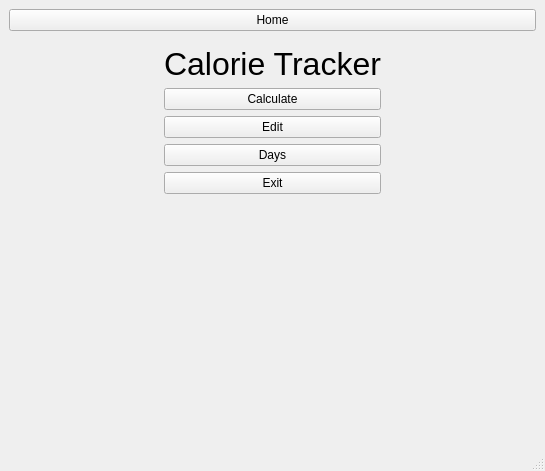
<?xml version="1.0" encoding="UTF-8"?>
<ui version="4.0">
 <class>MainWindow</class>
 <widget class="QMainWindow" name="MainWindow">
  <property name="geometry">
   <rect>
    <x>0</x>
    <y>0</y>
    <width>545</width>
    <height>471</height>
   </rect>
  </property>
  <property name="windowTitle">
   <string>MainWindow</string>
  </property>
  <widget class="QWidget" name="centralwidget">
   <layout class="QGridLayout" name="gridLayout_3">
    <item row="0" column="0">
     <widget class="QPushButton" name="B_home">
      <property name="text">
       <string>Home</string>
      </property>
     </widget>
    </item>
    <item row="1" column="0">
     <widget class="QStackedWidget" name="stackedWidget">
      <property name="currentIndex">
       <number>0</number>
      </property>
      <widget class="QWidget" name="p1">
       <layout class="QGridLayout" name="gridLayout_4">
        <item row="0" column="0">
         <layout class="QGridLayout" name="gridLayout_8">
          <item row="4" column="1">
           <widget class="QPushButton" name="B_exit">
            <property name="text">
             <string>Exit</string>
            </property>
           </widget>
          </item>
          <item row="0" column="2">
           <spacer name="horizontalSpacer_3">
            <property name="orientation">
             <enum>Qt::Orientation::Horizontal</enum>
            </property>
            <property name="sizeHint" stdset="0">
             <size>
              <width>40</width>
              <height>20</height>
             </size>
            </property>
           </spacer>
          </item>
          <item row="5" column="1">
           <spacer name="verticalSpacer_6">
            <property name="orientation">
             <enum>Qt::Orientation::Vertical</enum>
            </property>
            <property name="sizeHint" stdset="0">
             <size>
              <width>20</width>
              <height>40</height>
             </size>
            </property>
           </spacer>
          </item>
          <item row="0" column="0">
           <spacer name="horizontalSpacer_2">
            <property name="orientation">
             <enum>Qt::Orientation::Horizontal</enum>
            </property>
            <property name="sizeHint" stdset="0">
             <size>
              <width>40</width>
              <height>20</height>
             </size>
            </property>
           </spacer>
          </item>
          <item row="2" column="1">
           <widget class="QPushButton" name="B_edit">
            <property name="text">
             <string>Edit</string>
            </property>
           </widget>
          </item>
          <item row="0" column="1">
           <widget class="QLabel" name="Title">
            <property name="font">
             <font>
              <pointsize>24</pointsize>
             </font>
            </property>
            <property name="text">
             <string>Calorie Tracker</string>
            </property>
           </widget>
          </item>
          <item row="3" column="1">
           <widget class="QPushButton" name="B_days">
            <property name="text">
             <string>Days</string>
            </property>
           </widget>
          </item>
          <item row="1" column="1">
           <widget class="QPushButton" name="B_calculate">
            <property name="text">
             <string>Calculate</string>
            </property>
           </widget>
          </item>
         </layout>
        </item>
       </layout>
      </widget>
      <widget class="QWidget" name="p2">
       <layout class="QGridLayout" name="gridLayout_6">
        <item row="0" column="0">
         <widget class="QListView" name="calcMenuList"/>
        </item>
        <item row="0" column="1">
         <layout class="QGridLayout" name="gridLayout_5">
          <item row="1" column="1">
           <widget class="QLabel" name="caloriesTotalText">
            <property name="text">
             <string>TextLabel</string>
            </property>
           </widget>
          </item>
          <item row="1" column="0">
           <widget class="QPushButton" name="pushButtonAdd">
            <property name="text">
             <string>Add</string>
            </property>
           </widget>
          </item>
          <item row="2" column="0">
           <widget class="QPushButton" name="pushButtonSubtract">
            <property name="text">
             <string>Subtract</string>
            </property>
           </widget>
          </item>
          <item row="3" column="0">
           <spacer name="verticalSpacer_3">
            <property name="orientation">
             <enum>Qt::Orientation::Vertical</enum>
            </property>
            <property name="sizeHint" stdset="0">
             <size>
              <width>20</width>
              <height>40</height>
             </size>
            </property>
           </spacer>
          </item>
          <item row="0" column="0">
           <spacer name="verticalSpacer_5">
            <property name="orientation">
             <enum>Qt::Orientation::Vertical</enum>
            </property>
            <property name="sizeHint" stdset="0">
             <size>
              <width>20</width>
              <height>40</height>
             </size>
            </property>
           </spacer>
          </item>
          <item row="1" column="2">
           <spacer name="horizontalSpacer">
            <property name="orientation">
             <enum>Qt::Orientation::Horizontal</enum>
            </property>
            <property name="sizeHint" stdset="0">
             <size>
              <width>40</width>
              <height>20</height>
             </size>
            </property>
           </spacer>
          </item>
         </layout>
        </item>
       </layout>
      </widget>
      <widget class="QWidget" name="p3">
       <layout class="QGridLayout" name="gridLayout_7">
        <item row="0" column="0">
         <widget class="QListView" name="editMenuList"/>
        </item>
        <item row="0" column="2">
         <layout class="QGridLayout" name="gridLayout">
          <item row="1" column="1">
           <widget class="QPushButton" name="pushButtonSave">
            <property name="text">
             <string>Add</string>
            </property>
           </widget>
          </item>
          <item row="4" column="1">
           <spacer name="verticalSpacer_4">
            <property name="orientation">
             <enum>Qt::Orientation::Vertical</enum>
            </property>
            <property name="sizeHint" stdset="0">
             <size>
              <width>20</width>
              <height>40</height>
             </size>
            </property>
           </spacer>
          </item>
          <item row="1" column="2">
           <widget class="QLineEdit" name="lineEditCalories"/>
          </item>
          <item row="5" column="1">
           <spacer name="verticalSpacer">
            <property name="orientation">
             <enum>Qt::Orientation::Vertical</enum>
            </property>
            <property name="sizeHint" stdset="0">
             <size>
              <width>20</width>
              <height>40</height>
             </size>
            </property>
           </spacer>
          </item>
          <item row="3" column="1">
           <widget class="QPushButton" name="pushButtonRemove">
            <property name="text">
             <string>Remove</string>
            </property>
           </widget>
          </item>
          <item row="1" column="0">
           <widget class="QLineEdit" name="lineEditName"/>
          </item>
          <item row="0" column="1">
           <spacer name="verticalSpacer_2">
            <property name="orientation">
             <enum>Qt::Orientation::Vertical</enum>
            </property>
            <property name="sizeHint" stdset="0">
             <size>
              <width>20</width>
              <height>40</height>
             </size>
            </property>
           </spacer>
          </item>
         </layout>
        </item>
       </layout>
      </widget>
      <widget class="QWidget" name="p4">
       <layout class="QGridLayout" name="gridLayout_10">
        <item row="0" column="1">
         <layout class="QGridLayout" name="gridLayout_9">
          <item row="2" column="2">
           <widget class="QLineEdit" name="lineEditDailyCalories"/>
          </item>
          <item row="0" column="1">
           <spacer name="verticalSpacer_9">
            <property name="orientation">
             <enum>Qt::Orientation::Vertical</enum>
            </property>
            <property name="sizeHint" stdset="0">
             <size>
              <width>20</width>
              <height>40</height>
             </size>
            </property>
           </spacer>
          </item>
          <item row="2" column="1">
           <widget class="QPushButton" name="pushButtonAddDate">
            <property name="text">
             <string>Add Date</string>
            </property>
           </widget>
          </item>
          <item row="4" column="1">
           <spacer name="verticalSpacer_7">
            <property name="orientation">
             <enum>Qt::Orientation::Vertical</enum>
            </property>
            <property name="sizeHint" stdset="0">
             <size>
              <width>20</width>
              <height>40</height>
             </size>
            </property>
           </spacer>
          </item>
          <item row="3" column="1">
           <widget class="QPushButton" name="pushButtonRemvoeDate">
            <property name="text">
             <string>Remove Date</string>
            </property>
           </widget>
          </item>
          <item row="2" column="0">
           <widget class="QDateEdit" name="dateEdit">
            <property name="dateTime">
             <datetime>
              <hour>0</hour>
              <minute>0</minute>
              <second>0</second>
              <year>2025</year>
              <month>1</month>
              <day>1</day>
             </datetime>
            </property>
           </widget>
          </item>
          <item row="5" column="1">
           <spacer name="verticalSpacer_8">
            <property name="orientation">
             <enum>Qt::Orientation::Vertical</enum>
            </property>
            <property name="sizeHint" stdset="0">
             <size>
              <width>20</width>
              <height>40</height>
             </size>
            </property>
           </spacer>
          </item>
          <item row="3" column="2">
           <widget class="QLabel" name="label">
            <property name="text">
             <string>Enter Calories</string>
            </property>
           </widget>
          </item>
         </layout>
        </item>
        <item row="0" column="0">
         <widget class="QListView" name="dailyTrackerList"/>
        </item>
       </layout>
      </widget>
     </widget>
    </item>
   </layout>
  </widget>
  <widget class="QStatusBar" name="statusbar"/>
 </widget>
 <resources/>
 <connections/>
</ui>
